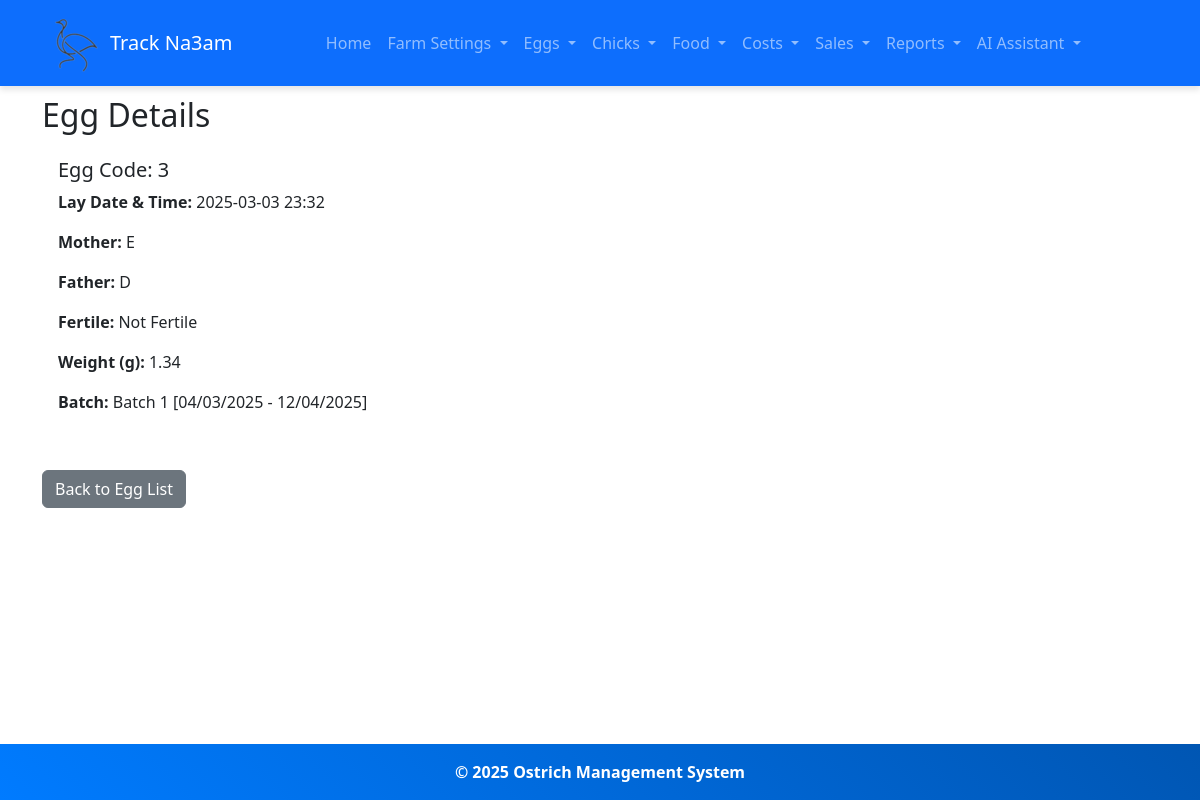
The page /egg-detail/3/ on the database its author committed.
### ostrich/models.py (models this page shows, shortened)
class Egg(models.Model):
    sale_choices = (
        ('exists','exists'),
        ('sold','sold')
    )
    egg_code = models.CharField(max_length=50, unique=True)
    lay_date_time = models.DateTimeField(default=timezone.now)
    mother = models.ForeignKey('Ostrich', on_delete=models.PROTECT, related_name='eggs_laid', null=True, blank=True)
    father = models.ForeignKey('Ostrich', on_delete=models.PROTECT, related_name='eggs_fathered', null=True, blank=True)
    fertile = models.CharField(
        max_length=20,
        default='Waiting First Check',
        choices=[
            ('Waiting First Check', 'Waiting First Check'),
            ('Fertile', 'Fertile'),
            ('Not Fertile', 'Not Fertile')
        ]
    )
    weight = models.DecimalField(max_digits=5, decimal_places=2, null=True, blank=True)
    batch = models.ForeignKey('Batch', on_delete=models.SET_NULL, null=True, blank=True, related_name='eggs')
    status = models.CharField(max_length= 100, default="exists",choices = sale_choices, null=True)

class Ostrich(models.Model):
    gender_choices= (
        ('male','male'),
        ('female','female')
    )
    existance_choices = (
        ('exists','exists'),
        ('sold', 'sold'),
        ('slaughtered','Slaughtered')
    )
    family = models.ForeignKey(Family, on_delete=models.CASCADE, related_name='ostriches')
    name = models.CharField(max_length=100)
    age = models.IntegerField(blank=True, null=True)
    gender = models.CharField(max_length= 100, choices = gender_choices, null=True)
    status = models.CharField(max_length= 100, default="exists",choices = existance_choices, null=True)

class Batch(models.Model):
    creation_date = models.DateTimeField(default=timezone.now)
    first_check_date = models.DateTimeField(blank=True, null=True)
    finish_date = models.DateTimeField(blank=True, null=True)
    batch_code = models.CharField(max_length=100, unique=True, blank=True)

### ostrich/views.py (the view)
# urls.py: path('egg-detail/<str:egg_code>/', views.egg_detail, name='egg_detail'),
def egg_detail(request, egg_code):
    egg = get_object_or_404(Egg, egg_code=egg_code)
    return render(request, 'eggs/egg_detail.html', {'egg': egg})

### templates/eggs/egg_detail.html
{% extends 'base.html' %}
{% block content %}
<h2>Egg Details</h2>
<div class="card">
    <div class="card-body">
        <h5 class="card-title">Egg Code: {{ egg.egg_code }}</h5>
        <p><strong>Lay Date & Time:</strong> {{ egg.lay_date_time|date:"Y-m-d H:i" }}</p>
        <p><strong>Mother:</strong> {{ egg.mother.name|default:"N/A" }}</p>
        <p><strong>Father:</strong> {{ egg.father.name|default:"N/A" }}</p>
        <p><strong>Fertile:</strong> {{ egg.fertile }}</p>
        <p><strong>Weight (g):</strong> {{ egg.weight|default:"N/A" }}</p>
        <p><strong>Batch:</strong>
            {% if egg.batch %}
                {{ egg.batch.batch_code }}
            {% else %}
                Not in a batch
            {% endif %}
        </p>
    </div>
</div>
<div class="mt-4">
    <a href="{% url 'egg_list' %}" class="btn btn-secondary">Back to Egg List</a>
</div>
{% endblock %}

### ostrich/static/css/styles.css (style rules this page uses)
.btn { transition: all 0.3s ease-in-out; }
.card { border: none; transition: 0.3s; }

### rows shown on the page
Egg: egg_code "3", lay_date_time "2025-03-03 23:32", mother.name "E", father.name "D", fertile "Not Fertile", weight "1.34", batch.batch_code "Batch 1 [04/03/2025 - 12/04/2025]"
